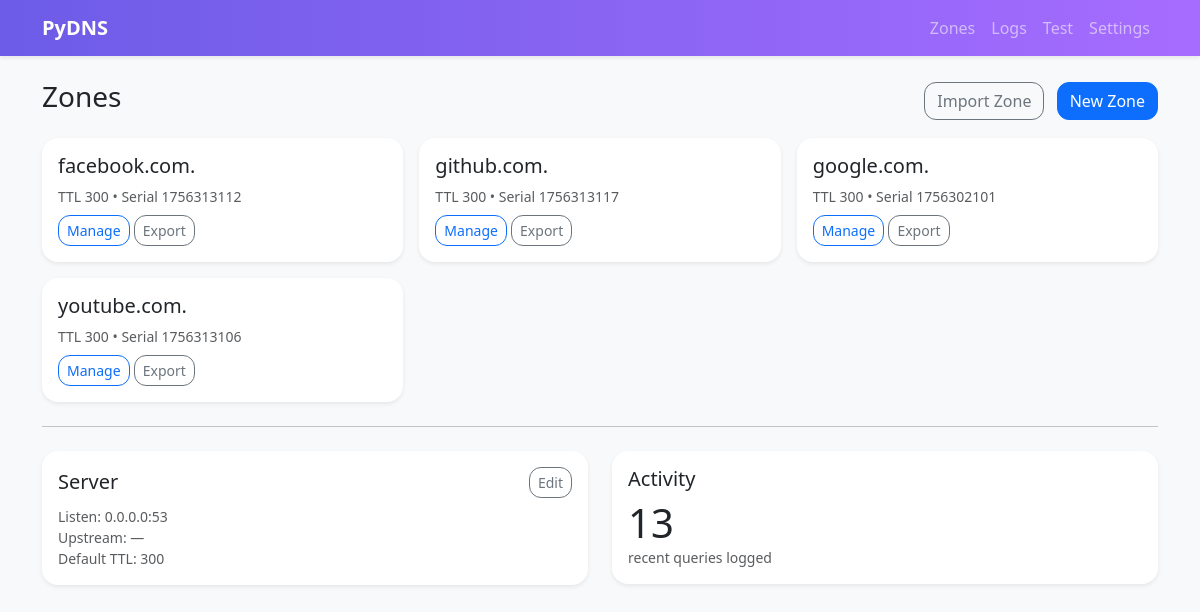
The page / on the database its author committed.
### tables this page shows
CREATE TABLE zones(
            id INTEGER PRIMARY KEY AUTOINCREMENT,
            name TEXT UNIQUE,
            ttl INTEGER,
            primary_ns TEXT,
            admin_email TEXT,
            serial INTEGER,
            refresh INTEGER,
            retry INTEGER,
            expire INTEGER,
            minimum INTEGER
        );

CREATE TABLE settings(
            key TEXT PRIMARY KEY,
            value TEXT
        );

### app.py (the view)
@app.route("/")
def index():
    conn = get_db()
    zones = conn.execute("SELECT * FROM zones ORDER BY name").fetchall()
    stats = conn.execute("SELECT COUNT(*) AS c FROM logs").fetchone()["c"]
    settings = conn.execute("SELECT key, value FROM settings").fetchall()
    settings = {row["key"]: row["value"] for row in settings}
    return render_template("index.html", zones=zones, stats=stats, settings=settings)

### app.py (called while the page is built)
def get_db():
    conn = sqlite3.connect(DB_PATH, check_same_thread=False)
    conn.row_factory = sqlite3.Row
    return conn

### templates/index.html
{% extends "base.html" %}
{% block content %}
<div class="d-flex align-items-center justify-content-between mb-3">
  <h1 class="h3">Zones</h1>
  <div>
    <a href="{{ url_for('import_zone') }}" class="btn btn-outline-secondary me-2">Import Zone</a>
    <a href="{{ url_for('new_zone') }}" class="btn btn-primary">New Zone</a>
  </div>
</div>
<div class="row g-3">
  {% for z in zones %}
  <div class="col-md-6 col-lg-4">
    <div class="card shadow-sm border-0 h-100">
      <div class="card-body">
        <h5 class="card-title">{{ z.name }}</h5>
        <p class="text-muted small mb-2">TTL {{ z.ttl }} • Serial {{ z.serial }}</p>
        <a href="{{ url_for('view_zone', zone_id=z.id) }}" class="btn btn-sm btn-outline-primary">Manage</a>
        <a href="{{ url_for('export_zone', zone_id=z.id) }}" class="btn btn-sm btn-outline-secondary">Export</a>
      </div>
    </div>
  </div>
  {% else %}
    <div class="col-12"><div class="alert alert-info">No zones yet. Create one!</div></div>
  {% endfor %}
</div>
<hr class="my-4">
<div class="row">
  <div class="col-md-6">
    <div class="p-3 bg-white rounded-3 shadow-sm">
      <div class="d-flex justify-content-between align-items-center">
        <h2 class="h5 mb-0">Server</h2>
        <a class="btn btn-sm btn-outline-secondary" href="{{ url_for('settings') }}">Edit</a>
      </div>
      <div class="mt-2 small text-muted">
        <div>Listen: {{ settings.listen_addr or '0.0.0.0' }}:{{ settings.listen_port or '5353' }}</div>
        <div>Upstream: {{ settings.upstream or '—' }}</div>
        <div>Default TTL: {{ settings.default_ttl or '300' }}</div>
      </div>
    </div>
  </div>
  <div class="col-md-6">
    <div class="p-3 bg-white rounded-3 shadow-sm">
      <h2 class="h5">Activity</h2>
      <div class="display-6">{{ stats }}</div>
      <div class="text-muted small">recent queries logged</div>
    </div>
  </div>
</div>
{% endblock %}

### templates/base.html (shortened to what this page needs)
<!doctype html>
<html lang="en">
<head>
  <link href="https://cdn.jsdelivr.net/npm/bootstrap@5.3.3/dist/css/bootstrap.min.css" rel="stylesheet">
  <link href="{{ url_for('static', filename='styles.css') }}" rel="stylesheet">
</head>
<body class="bg-light">
<nav class="navbar navbar-expand-lg navbar-dark bg-primary shadow-sm">
  <div class="container">
    <a class="navbar-brand fw-bold" href="{{ url_for('index') }}">PyDNS</a>
    <ul class="navbar-nav ms-auto">
      <li class="nav-item"><a class="nav-link" href="{{ url_for('index') }}">Zones</a></li>
      <li class="nav-item"><a class="nav-link" href="{{ url_for('logs') }}">Logs</a></li>
      <li class="nav-item"><a class="nav-link" href="{{ url_for('test_tool') }}">Test</a></li>
      <li class="nav-item"><a class="nav-link" href="{{ url_for('settings') }}">Settings</a></li>
    </ul>
  </div>
</nav>
<main class="container py-4">
  {% block content %}{% endblock %}
</main>
</body>
</html>

### static/styles.css (style rules this page uses)
body { --bs-primary: #6c5ce7; }
.navbar { background: linear-gradient(90deg, #6c5ce7, #a66cff); }
.card, .toast, .bg-white { border-radius: 1rem !important; }
.btn, .form-control, .form-select { border-radius: 0.75rem; }

### rows shown on the page
zones: name "facebook.com.", ttl "300", serial "1756313112"
zones: name "github.com.", ttl "300", serial "1756313117"
zones: name "google.com.", ttl "300", serial "1756302101"
zones: name "youtube.com.", ttl "300", serial "1756313106"
settings: value "0.0.0.0"
settings: value "53"
settings: value "300"

### other values the page prints
{{ settings.upstream or '—' }} "—"
{{ stats }} "13"
